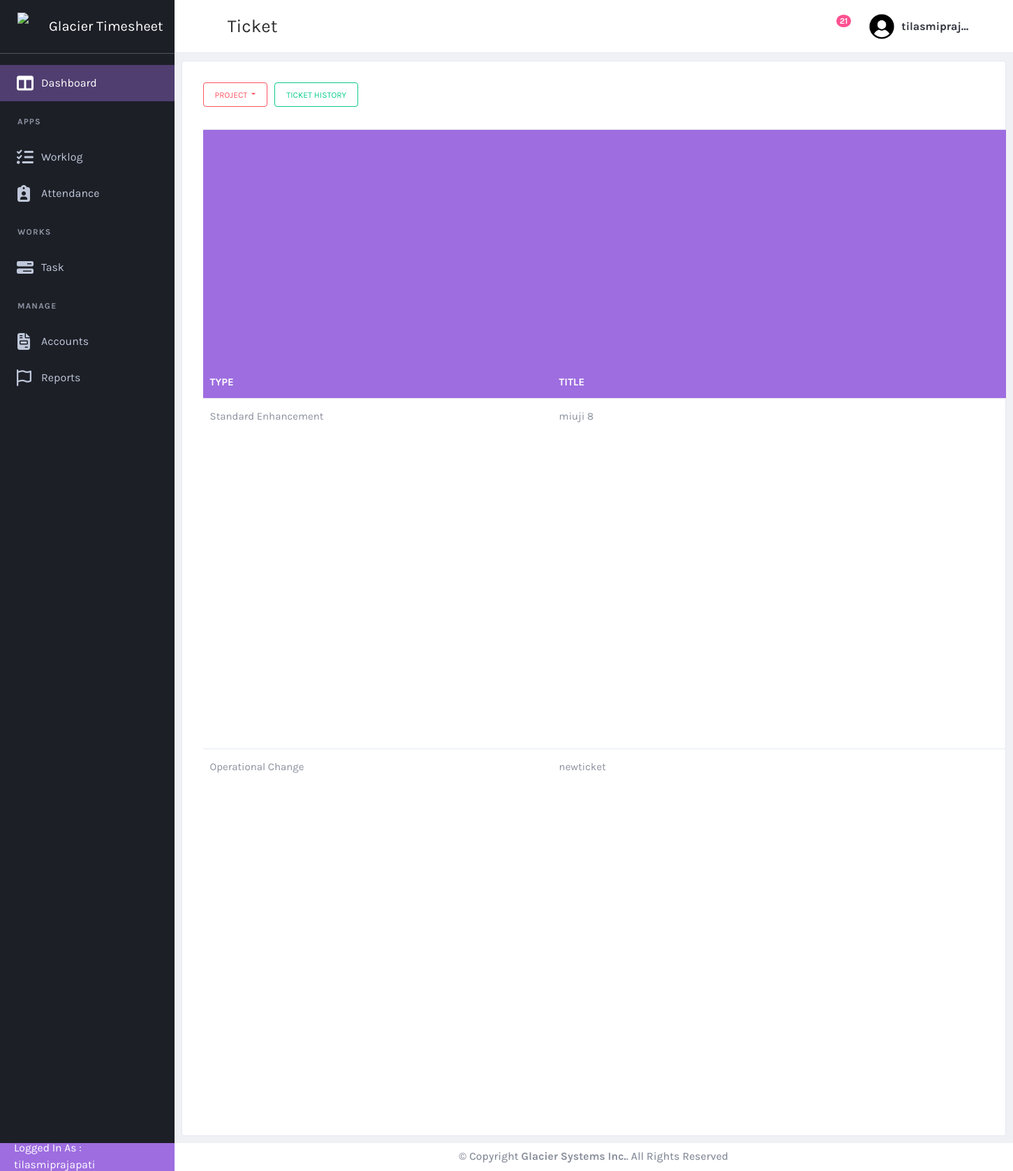
Page /task/task/ (signed in) on the committed database.
### task/models.py (models this page shows, shortened)
class ticket(models.Model):
    ticket_id = models.CharField(max_length = 200, null = False)
    ticket_title = models.CharField(max_length=200, null=False)
    customer = models.ForeignKey(customer, on_delete=models.CASCADE, null=True)
    ticket_type = models.ForeignKey(ticket_type, on_delete=models.CASCADE, null=True)
    date_opened = models.DateTimeField(null=True)
    priority = models.ForeignKey(priority_type, on_delete=models.CASCADE, null = True)
    assigned_to = models.ManyToManyField(User, related_name="assigned_tickets")  # Allow multiple users
    last_updated = models.DateTimeField(null=True)
    last_updated_by = models.ForeignKey(User, on_delete=models.CASCADE, null = True, related_name="last_updated_by")
    state = models.ForeignKey(state, on_delete=models.CASCADE, null=True)
    operational_notes = models.CharField(max_length=200, null=True)
    closed_date = models.DateTimeField(null=True)
    solution = models.TextField(max_length=500 )
    project = models.ForeignKey(project, on_delete=models.CASCADE, null=True)

class ticket_type(models.Model):
  name = models.CharField(max_length=100, null = True)
  def __str__(self):
    return f"{self.name}"

### task/views.py (the view)
# urls.py: path("task/", views.filter_tasks, name="task"),  # Default task list
@login_required
def filter_tasks(request, user_id=None, project_id=None):
    users = User.objects.all()
    projects = project.objects.all()
    tasks = ticket.objects.all()
    selected_user = None
    selected_project = None
    if user_id:
        selected_user = get_object_or_404(User, pk=user_id)
        tasks = tasks.filter(assigned_to=selected_user)
    if project_id:
        selected_project = get_object_or_404(project, pk=project_id)
        tasks = tasks.filter(project=selected_project)
    customers = customer.objects.all()
    tickettype = ticket_type.objects.all()
    priority = priority_type.objects.all()
    statelist = state.objects.all()
    return render(request, 'task.html', {
        'ticketlist': tasks,
        'users': users,
        'customers': customers,
        'tickettype': tickettype,
        'priority': priority,
        'state': statelist,
        'projects': projects,
        'selected_user': selected_user,
        'selected_project': selected_project,
    })

### customer/models.py (called while the page is built)
  def __str__(self):
    return self.name

### task/models.py (called while the page is built)
   def __str__(self):
    return f"{self.state_name}"

    def __str__(self):
         return f"{self.project_name}"

### task/templates/task.html (shortened to what this page needs)
{% extends "base.html" %}
{% load static %}
{% block page-title %}Ticket{% endblock page-title %}
{% block content %}
            <div class="card card-default m-2">
                <div class="card-header">
                    <div class="d-flex justify-content-end " style="gap: 10px;">
                        <div class="btn-group" role="group" aria-label="Basic example">
                            <button type="button" class="btn btn-outline-danger dropdown-toggle small-btn" id="projectfilter" data-toggle="dropdown" aria-haspopup="true" aria-expanded="false">
                                {% if selected_project %}
                                    {{ selected_project.project_name }}
                                {% else %}
                                    Project
                                {% endif %}
                            </button>
                        </div>
                        <a href = "{% url 'taskhistory' %}" class="btn btn-outline-success small-btn d-flex justify-content-center align-items-center text-center" >
                            Ticket History
                        </a>
                    </div>
                </div>
                <div class="card-body">
                    <table id="productsTable" class="table table-hover table-product" style="width:100%">
                      <thead>
                        <tr class="column-head">
                            <th class = "type-column">Type&nbsp;&nbsp;</th>
                            <th class = "title-column">Title</th>
                        </tr>
                      </thead>
                      <tbody>
                        {% for i in ticketlist %}
                            {% if i.state.state_name != "Completed" and i.state.state_name != "Canceled" %}
                            <tr onclick="window.location='{% url 'taskdetails' i.id%}'">
                                    <td>{{i.ticket_type}}</td>
                                    <td style = "width:10px;">{{i.ticket_title}}</td>
                                </tr>
                            {% endif %}
                        {% endfor %}
                      </tbody>
                    </table>
                </div>
            </div>
{% endblock  %}

### templates/base.html (shortened to what this page needs)
{% load static %}
<!DOCTYPE html>
<html lang="en" dir="ltr">
  <head>
    <link href="{% static 'plugins/material/css/materialdesignicons.min.css' %}" rel="stylesheet" />
    <link href="{% static 'plugins/simplebar/simplebar.css' %}" rel="stylesheet" />
    <link href="{% static 'plugins/nprogress/nprogress.css' %}" rel="stylesheet" />
    <link href="{% static 'plugins/DataTables/DataTables-1.10.18/css/jquery.dataTables.min.css' %}" rel="stylesheet" />
    <link href="{% static 'plugins/jvectormap/jquery-jvectormap-2.0.3.css' %}" rel="stylesheet" />
    <link href="{% static 'plugins/daterangepicker/daterangepicker.css' %}" rel="stylesheet" />
    <link href="https://cdn.quilljs.com/1.3.6/quill.snow.css" rel="stylesheet">
    <link href="{% static 'plugins/toaster/toastr.min.css' %}" rel="stylesheet" />
    <link href="{% static 'plugins/prism/prism.css' %}" rel="stylesheet" />
    <link href="{% static 'plugins/select2/css/select2.min.css' %}" rel="stylesheet" />
    <link id="main-css-href" rel="stylesheet" href="{% static 'css/style.css' %}" />
  </head>
  <body class="navbar-fixed sidebar-fixed" id="body">
    <div class="wrapper">
      <aside class="left-sidebar sidebar-dark" id="left-sidebar">
        <div id="sidebar" class="sidebar sidebar-with-footer">
          <div class="app-brand">
            <a href="{% url 'dashboard' %}">
              <img src="{% static 'images/glacierlogo.png' %}" alt="Mono" height = 40px width = 40px >
              <span class="brand-name">Glacier Timesheet</span>
            </a>
          </div>
          <div class="sidebar-left" data-simplebar style="height: 100%;">
            <ul class="nav sidebar-inner" id="sidebar-menu">
                <li
                  class="active"
                  >
                  <a class="sidenav-item-link" href="{% url 'dashboard' %}">
                    <i class="fa-solid fa-table-columns"></i>
                    <span class="nav-text">Dashboard</span>
                  </a>
                </li>
                <li class="section-title">
                  Apps
                </li>
                <li
                  >
                  <a class="sidenav-item-link" href="{% url 'worklog' %}">
                    <i class="fa-solid fa-list-check"></i>
                    <span class="nav-text">Worklog</span>
                  </a>
                </li>
                <li  class="has-sub" >
                  <a class="sidenav-item-link" href="javascript:void(0)" data-toggle="collapse" data-target="#attendance"
                    aria-expanded="false" aria-controls="email">
                    <i class="fa-solid fa-clipboard-user"></i>
                    <span class="nav-text">Attendance</span> <b class="caret"></b>
                  </a>
                </li>
                <li class="section-title">
                  Works
                </li>
                <li  class="has-sub" >
                  <a class="sidenav-item-link" href="javascript:void(0)" data-toggle="collapse" data-target="#task"
                    aria-expanded="false" aria-controls="email">
                    <i class="fa-solid fa-bars-progress"></i>
                    <span class="nav-text">Task</span> <b class="caret"></b>
                  </a>
                </li>
                <li class="section-title">
                  Manage
                </li>
                <li  class="has-sub" >
                  <a class="sidenav-item-link" href="javascript:void(0)" data-toggle="collapse" data-target="#accounts"
                    aria-expanded="false" aria-controls="email">
                    <i class="fa-solid fa-file-invoice"></i>
                    <span class="nav-text">Accounts</span> <b class="caret"></b>
                  </a>
                </li>
                <li  class="has-sub" >
                  <a class="sidenav-item-link" href="javascript:void(0)" data-toggle="collapse" data-target="#reports"
                    aria-expanded="false" aria-controls="email">
                    <i class="fa-regular fa-flag"></i>
                    <span class="nav-text">Reports</span> <b class="caret"></b>
                  </a>
                </li>
              </ul>
          </div>
            <div class="sidebar-footer  " >
              <div class="sidebar-footer-content d-flex align-items-center p-4" style="height: 40px; ">
                  <p style="color:white;">Logged In As : {{user.username}}</P>
              </div>
            </div>
        </div>
      </aside>
      <div class="page-wrapper">
        <header class="main-header" id="header">
          <nav class="navbar navbar-expand-lg navbar-light" id="navbar">
            <button id="sidebar-toggler" class="sidebar-toggle">
            </button>
            <span class="page-title">{% block page-title %}Dashboard{% endblock page-title %}</span>
            <div class="navbar-right ">
              <ul class="nav navbar-nav">
                <li class="custom-dropdown">
                  <button class="notify-toggler custom-dropdown-toggler">
                    <i class="mdi mdi-bell-outline icon"></i>
                    <span class="badge badge-xs rounded-circle">21</span>
                  </button>
                </li>
                <li class="dropdown user-menu">
                  <button class="dropdown-toggle nav-link" data-toggle="dropdown">
                    <img src="{% static 'images/usericon.png' %}" class="user-image rounded-circle" alt="User Image" />
                    <span class="d-none d-lg-inline-block">{{user.username}}</span>
                  </button>
                </li>
              </ul>
            </div>
          </nav>
        </header>
        {% block content %}
        {% endblock %}
        <footer class="footer mt-auto" >
          <div class="copyright bg-white d-flex align-items-center justify-content-center">
            <p>
              &copy; Copyright <strong><span>Glacier Systems Inc.</span></strong>. All Rights Reserved
            </p>
          </div>
        </footer>
      </div>
    </div>
  </body>
</html>

### rows in the picture
ticket: ticket_type "Standard Enhancement", ticket_title "miuji 8"
ticket: ticket_type "Operational Change", ticket_title "newticket"

### other values in the picture
{{ user.username }} "tilasmiprajapati"
{{ user.username }} "tilasmipraj…"
